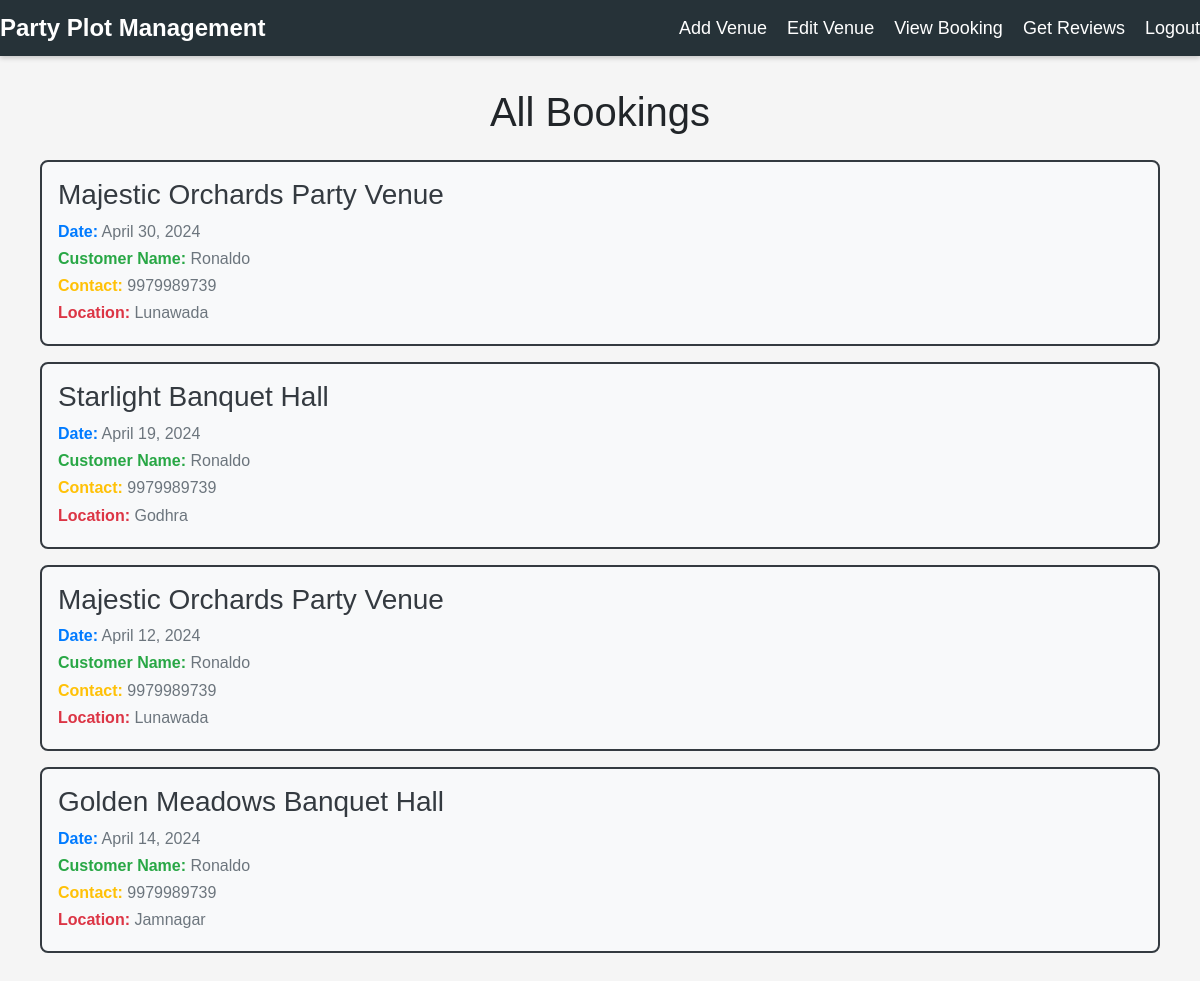
/view_booking/, run on the app's committed database.
### PPMS/models.py (models this page shows, shortened)
class Booking(models.Model):
    booking_id = models.AutoField(primary_key=True)
    date = models.DateField()
    booking_price = models.IntegerField()
    customer = models.ForeignKey(Customer, on_delete=models.CASCADE,default='')
    venue = models.ForeignKey(Venue, on_delete=models.CASCADE,default='')

class Venue(models.Model):
    venue_name = models.CharField(max_length=100,primary_key=True)
    location = models.CharField(max_length=255)
    capacity = models.IntegerField()
    amenities = models.TextField()
    pricing = models.DecimalField(max_digits=10, decimal_places=2)
    availability = models.BooleanField(default=False)
    image = models.ImageField(upload_to='venue_images/', null=True, blank=True)

class Customer(models.Model):
    customer_id = models.AutoField(primary_key=True)
    name = models.ForeignKey(User, on_delete=models.CASCADE)  # Corrected ForeignKey usage
    email = models.EmailField(max_length=50)
    phoneNo = models.CharField(max_length=10)
    password = models.CharField(max_length=10,default='')

### PPMS/views.py (the view)
# urls.py: url(r'^view_booking/', views.view_booking, name='view_booking'),
def view_booking(request):
    bookings = Booking.objects.all()
    return render(request, 'view_booking.html', {'bookings': bookings})

### templates/view_booking.html (shortened to what this page needs)
<!DOCTYPE html>
<html lang="en">
<head>
  <link href="https://stackpath.bootstrapcdn.com/bootstrap/4.5.2/css/bootstrap.min.css" rel="stylesheet">
</head>
<body>
  <nav class="navbarr">
    <a class="navbarr-brand" href="{% url 'index1' %}">Party Plot Management</a>
    <ul class="navbarr-nav">
        <li class="navv-item">
            <a class="navv-link" href="/add_venue.html">Add Venue</a>
        </li>
        <li class="navv-item">
            <a class="navv-link" href="/all-venues">Edit Venue</a>
        </li>
        <li class="navv-item">
            <a class="navv-link" href="/view_booking.html">View Booking</a>
        </li>
        <li class="navv-item">
            <a class="navv-link" href="/get_reviews.html">Get Reviews</a>
        </li>
        <li class="navv-item">
          <a class="navv-link" href="{% url 'logout' %}">Logout</a>
    </ul>
</nav>
  <div class="container mt-5">
    <h1 class="text-center mb-4">All Bookings</h1>
    <div id="bookingList">
      {% if bookings %}
        {% for booking in bookings %}
          <div class="booking">
            <h3>{{ booking.venue.venue_name }}</h3>
            <p><strong class="text-primary">Date:</strong> {{ booking.date }}</p>
            <p><strong class="text-success">Customer Name:</strong> {{ booking.customer.name }}</p>
            <p><strong class="text-warning">Contact:</strong> {{ booking.customer.phoneNo }}</p>
            <p><strong class="text-danger">Location:</strong> {{ booking.venue.location }}</p>
          </div>
        {% endfor %}
      {% else %}
        <p>No bookings found.</p>
      {% endif %}
    </div>
  </div>
</body>
</html>

### templates/view_booking.html (style rules this page uses)
body { font-family: Arial, sans-serif; background-color: #f5f5f5; margin: 0; padding: 0; display: flex; flex-direction: column; align-items: center; height: 100vh; }
.navbarr { background-color: #263238; color: #ffffff; padding: 10px 0px; box-shadow: 0 2px 5px rgba(0, 0, 0, 0.2); transition: background-color 0.3s; display: flex; justify-content: space-between; align-items: center; margin-bottom: 20px; width: 100%; position: fixed; top: 0; z-index: 1000; }
.navbarr-brand { font-size: 24px; font-weight: bold; text-decoration: none; color: #ffffff; }
.navbarr-nav { list-style: none; margin: 0; padding: 0; display: flex; flex-grow: 1; justify-content: flex-end; }
.navv-item { margin-left: 20px; }
.navv-link { text-decoration: none; color: #ffffff; font-size: 18px; transition: color 0.3s; }
.container { max-width: 1200px; margin: 0 auto; padding: 40px; }
.booking { border-radius: 0.5rem; padding: 1rem; margin-bottom: 1rem; background-color: #f8f9fa; transition: all 0.3s ease; cursor: pointer; border: 2px solid #343a40; }
.booking h3 { margin-bottom: 0.5rem; color: #343a40; }
.booking p { margin-bottom: 0.2rem; color: #6c757d; }
.text-primary { color: #007bff; }
.text-success { color: #28a745; }
.text-danger { color: #dc3545; }
.text-warning { color: #6f42c1; }

### data on the page
Booking: venue.venue_name "Majestic Orchards Party Venue", date "April 30, 2024", customer.name "Ronaldo", customer.phoneNo "9979989739", venue.location "Lunawada"
Booking: venue.venue_name "Starlight Banquet Hall", date "April 19, 2024", customer.name "Ronaldo", customer.phoneNo "9979989739", venue.location "Godhra"
Booking: venue.venue_name "Majestic Orchards Party Venue", date "April 12, 2024", customer.name "Ronaldo", customer.phoneNo "9979989739", venue.location "Lunawada"
Booking: venue.venue_name "Golden Meadows Banquet Hall", date "April 14, 2024", customer.name "Ronaldo", customer.phoneNo "9979989739", venue.location "Jamnagar"
